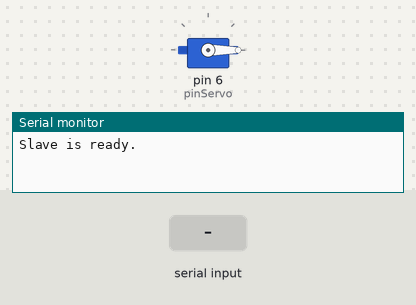
The sketch below on a simulated Arduino Uno, built with avr-gcc and run on an emulated ATmega328P. Parts: servo, the last lines printed to the serial monitor. The inputs (shaded band) are chosen by the test bench.

Above: at 1.2 s.
1.3 s: "0" received over the second serial link
At 1.6 s:
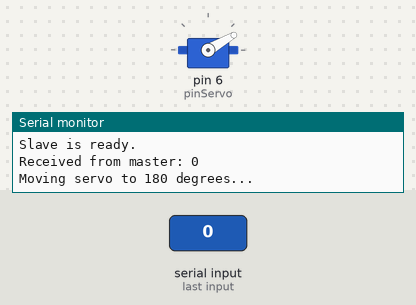
At 3.4 s:
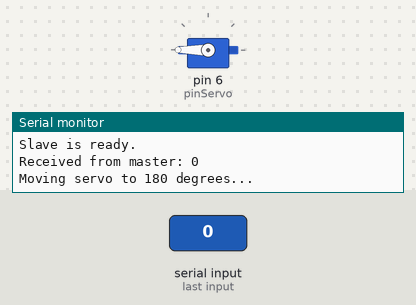
5.8 s: "1" received over the second serial link
At 6.1 s:
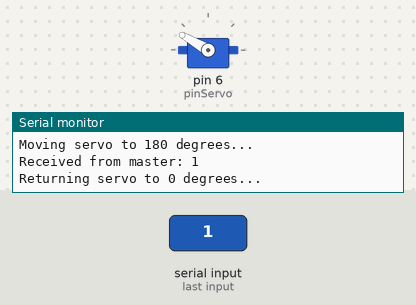
Timing chart, 0 to 8.8 s (numbered marks = the images above; inputs shaded):
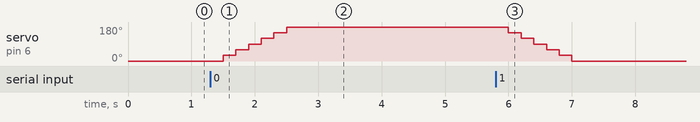

The sketch:

bluetooth_servo.ino
```cpp
#include <Servo.h>
#include <SoftwareSerial.h>

Servo myservo;
SoftwareSerial BTSerial(10, 11); // Pin 10 (TX), Pin 11 (RX)

int pinServo = 6; // Chân điều khiển servo

void setup() {
  myservo.attach(pinServo);       // Gắn servo vào chân 6
  myservo.write(0);               // Đặt servo về 0 độ
  Serial.begin(9600);             // Giao tiếp với Serial Monitor
  BTSerial.begin(38400);          // Baud rate cho Bluetooth
  Serial.println("Slave is ready."); // Thông báo trạng thái
}

void loop() {
  // Kiểm tra nếu có dữ liệu từ Bluetooth
  if (BTSerial.available()) {
     char t;
    while (BTSerial.available()) {
      t = BTSerial.read(); // Lấy giá trị cuối cùng
    }

    Serial.print("Received from master: ");
    Serial.println(t);        // Hiển thị ký tự nhận được

    // Xử lý dữ liệu nhận được
    if (t == '0') {
      Serial.println("Moving servo to 180 degrees...");
      for (int i = 0; i <= 180; i += 30) {
        myservo.write(i); // Di chuyển servo
        delay(200);       // Chờ 200ms
      }
    } else if (t == '1') {
      Serial.println("Returning servo to 0 degrees...");
      for (int i = 180; i >= 0; i -= 30) {
        myservo.write(i); // Di chuyển servo ngược lại
        delay(200);       // Chờ 200ms
      }
    } else {
      // Xử lý dữ liệu không hợp lệ
      Serial.println("Invalid command received!");
    }
  }

  // Gửi dữ liệu từ Serial Monitor tới Bluetooth (nếu có)
  if (Serial.available()) {
    char data = Serial.read();  // Đọc dữ liệu từ Serial Monitor
    BTSerial.write(data);       // Gửi dữ liệu tới Bluetooth
    Serial.print("Forwarded to master: ");
    Serial.println(data);
  }
}
```

Measured:
- after the input at 1.3 s, servo on pin 6 (pinServo): moves from 0° to 180° over 1.0 s, starting after 0.20 s
- after the input at 5.8 s, servo on pin 6 (pinServo): moves from 180° to 0° over 1.0 s, starting after 0.20 s
